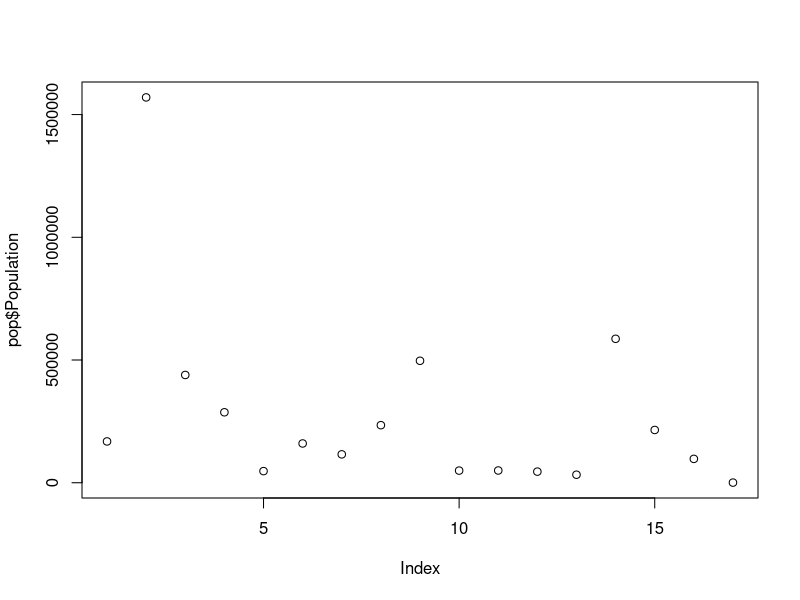

Write the R code that produced this figure.
pop<-read.csv("population.csv")
colnames(pop)<-c("Region","Population")
plot(pop$Population)
sample<-read.csv("Samples.csv")
table(sample)
